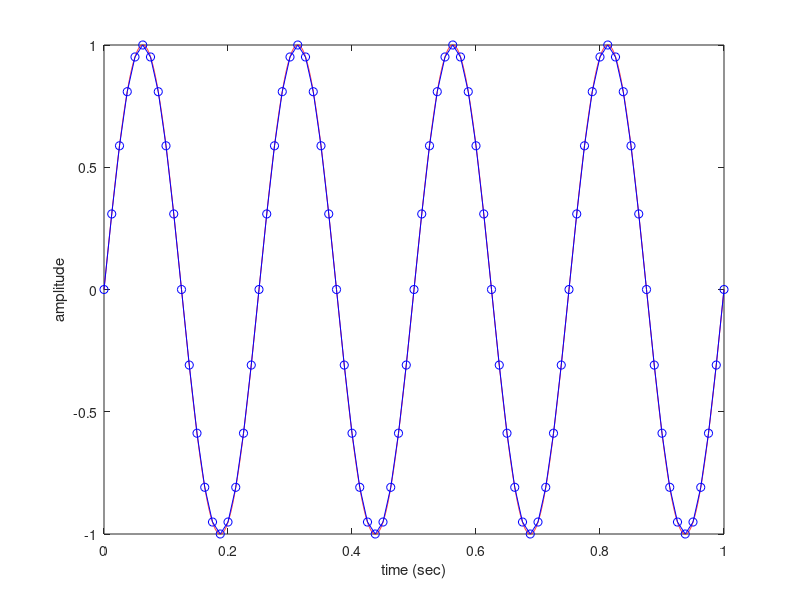
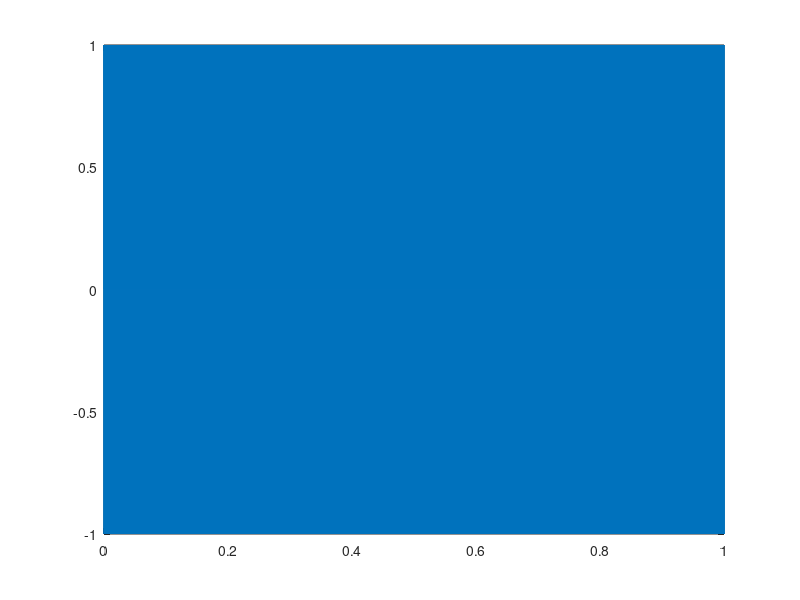
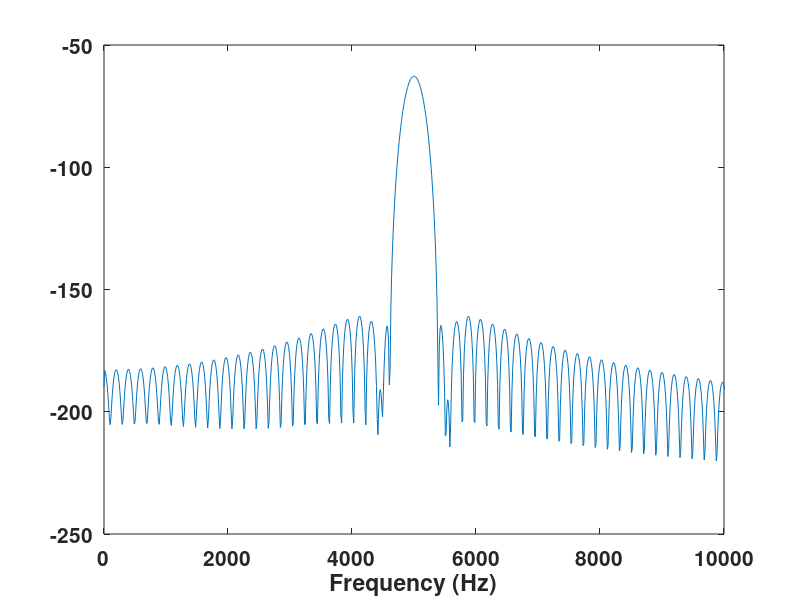

MATLAB code to generate these figures, in order:
clc
clear all
close all

%Frequency
freq = 4; %(Hz)

fs_real = 10000;
t_real = 0:1 / fs_real:1

sig_real = sin(2 * pi * freq * t_real);

%Sampling Frequency
fs = freq * 20; %(Hz)
t = 0:1 / fs:1

sig = sin(2 * pi * freq * t);

figure;
plot(t_real, sig_real, 'r')
hold on
plot(t, sig, 'b-o')
xlabel('time (sec)')
ylabel('amplitude')

clc
close all
clear all
%%주파수 분석 2가지로 할 수 있다.
%1 pwelch 주파수 성분만 분석
%2 specgram 시간에 따른 주파수 성분

freq1 = 5000;
fs = 100000;
T = 0:1 / fs:1;

sig = sin(2 * pi * freq1 * T);

figure;

plot(T, sig)

%1 pwelch

[pow_ch1, f1] = pwelch(sig, [], [], 2^13, fs);

figure; set(gcf, 'position', [177 200 900 300], 'color', [1, 1, 1]);
plot(f1, 10 * log(pow_ch1))
p = xlabel('Frequency (Hz)'); set(p, 'fontsize', 13, 'fontweight', 'b')
set(gca, 'fontsize', 15, 'fontweight', 'b')
xlim([0 10000])
